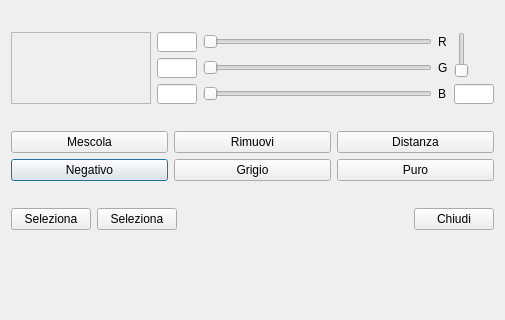
<?xml version="1.0" encoding="UTF-8"?>
<ui version="4.0">
 <class>RgbGui</class>
 <widget class="QDialog" name="RgbGui">
  <property name="geometry">
   <rect>
    <x>0</x>
    <y>0</y>
    <width>505</width>
    <height>320</height>
   </rect>
  </property>
  <property name="windowTitle">
   <string>Kalc RGB</string>
  </property>
  <layout class="QGridLayout" name="gridLayout_4">
   <item row="0" column="0">
    <layout class="QGridLayout" name="gridLayout_3">
     <item row="0" column="0">
      <widget class="QFrame" name="display_rgb">
       <property name="minimumSize">
        <size>
         <width>140</width>
         <height>0</height>
        </size>
       </property>
       <property name="autoFillBackground">
        <bool>true</bool>
       </property>
       <property name="frameShape">
        <enum>QFrame::StyledPanel</enum>
       </property>
       <property name="frameShadow">
        <enum>QFrame::Raised</enum>
       </property>
      </widget>
     </item>
     <item row="0" column="1">
      <layout class="QGridLayout" name="gridLayout_2">
       <item row="1" column="0">
        <widget class="QLineEdit" name="lineEdit_green">
         <property name="maximumSize">
          <size>
           <width>40</width>
           <height>20</height>
          </size>
         </property>
         <property name="readOnly">
          <bool>true</bool>
         </property>
        </widget>
       </item>
       <item row="0" column="0">
        <widget class="QLineEdit" name="lineEdit_red">
         <property name="maximumSize">
          <size>
           <width>40</width>
           <height>20</height>
          </size>
         </property>
         <property name="layoutDirection">
          <enum>Qt::LeftToRight</enum>
         </property>
         <property name="readOnly">
          <bool>true</bool>
         </property>
         <property name="cursorMoveStyle">
          <enum>Qt::LogicalMoveStyle</enum>
         </property>
        </widget>
       </item>
       <item row="0" column="3" rowspan="2">
        <widget class="QSlider" name="slider_alpha">
         <property name="maximum">
          <number>255</number>
         </property>
         <property name="orientation">
          <enum>Qt::Vertical</enum>
         </property>
        </widget>
       </item>
       <item row="2" column="1">
        <widget class="QSlider" name="slider_blue">
         <property name="maximum">
          <number>255</number>
         </property>
         <property name="orientation">
          <enum>Qt::Horizontal</enum>
         </property>
        </widget>
       </item>
       <item row="2" column="3">
        <widget class="QLineEdit" name="lineEdit_alpha">
         <property name="maximumSize">
          <size>
           <width>40</width>
           <height>20</height>
          </size>
         </property>
         <property name="readOnly">
          <bool>true</bool>
         </property>
        </widget>
       </item>
       <item row="1" column="1">
        <widget class="QSlider" name="slider_green">
         <property name="maximum">
          <number>255</number>
         </property>
         <property name="orientation">
          <enum>Qt::Horizontal</enum>
         </property>
        </widget>
       </item>
       <item row="2" column="0">
        <widget class="QLineEdit" name="lineEdit_blue">
         <property name="maximumSize">
          <size>
           <width>40</width>
           <height>20</height>
          </size>
         </property>
         <property name="readOnly">
          <bool>true</bool>
         </property>
        </widget>
       </item>
       <item row="0" column="1">
        <widget class="QSlider" name="slider_red">
         <property name="maximum">
          <number>255</number>
         </property>
         <property name="orientation">
          <enum>Qt::Horizontal</enum>
         </property>
        </widget>
       </item>
       <item row="0" column="2">
        <widget class="QLabel" name="label">
         <property name="text">
          <string>R</string>
         </property>
        </widget>
       </item>
       <item row="1" column="2">
        <widget class="QLabel" name="label_2">
         <property name="text">
          <string>G</string>
         </property>
        </widget>
       </item>
       <item row="2" column="2">
        <widget class="QLabel" name="label_3">
         <property name="text">
          <string>B</string>
         </property>
        </widget>
       </item>
      </layout>
     </item>
    </layout>
   </item>
   <item row="1" column="0">
    <layout class="QGridLayout" name="gridLayout">
     <item row="1" column="0">
      <widget class="QPushButton" name="btn_negativo">
       <property name="text">
        <string>Negativo</string>
       </property>
      </widget>
     </item>
     <item row="1" column="1">
      <widget class="QPushButton" name="btn_grigio">
       <property name="text">
        <string>Grigio</string>
       </property>
      </widget>
     </item>
     <item row="0" column="0">
      <widget class="QPushButton" name="btn_mescola">
       <property name="text">
        <string>Mescola</string>
       </property>
      </widget>
     </item>
     <item row="0" column="1">
      <widget class="QPushButton" name="btn_rimuovi">
       <property name="text">
        <string>Rimuovi</string>
       </property>
      </widget>
     </item>
     <item row="0" column="2">
      <widget class="QPushButton" name="btn_distanza">
       <property name="text">
        <string>Distanza</string>
       </property>
      </widget>
     </item>
     <item row="1" column="2">
      <widget class="QPushButton" name="btn_puro">
       <property name="text">
        <string>Puro</string>
       </property>
      </widget>
     </item>
    </layout>
   </item>
   <item row="2" column="0">
    <layout class="QHBoxLayout" name="horizontalLayout">
     <item>
      <widget class="QPushButton" name="btn_seleziona">
       <property name="text">
        <string>Seleziona</string>
       </property>
      </widget>
     </item>
     <item>
      <widget class="QPushButton" name="btn_selezionar">
       <property name="text">
        <string>Seleziona</string>
       </property>
      </widget>
     </item>
     <item>
      <spacer name="horizontalSpacer">
       <property name="orientation">
        <enum>Qt::Horizontal</enum>
       </property>
       <property name="sizeHint" stdset="0">
        <size>
         <width>398</width>
         <height>20</height>
        </size>
       </property>
      </spacer>
     </item>
     <item>
      <widget class="QPushButton" name="btn_close">
       <property name="text">
        <string>Chiudi</string>
       </property>
      </widget>
     </item>
    </layout>
   </item>
   <item row="3" column="0">
    <widget class="QLabel" name="label_errorRgb">
     <property name="maximumSize">
      <size>
       <width>16777215</width>
       <height>30</height>
      </size>
     </property>
     <property name="text">
      <string/>
     </property>
    </widget>
   </item>
  </layout>
 </widget>
 <resources/>
 <connections/>
</ui>
